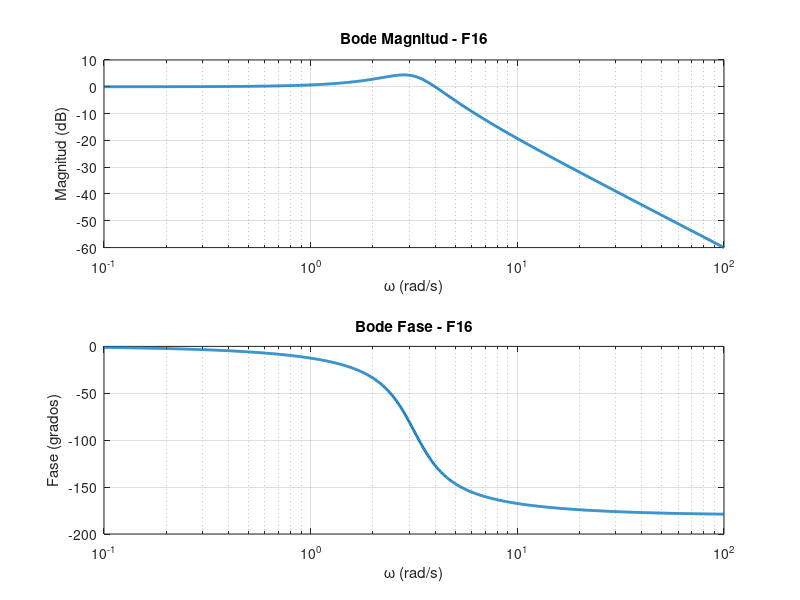

Write MATLAB code to recreate this figure.
clc;
clear;
close all;

% Numerador
num = [10];

% Denominador
den = [1 2 10];

% Frecuencias
w = logspace(-1,2,1000);

jw = 1j*w;

%% Evaluacion de G(jw)

G = 10 ./ ((jw.^2) + 2*jw + 10);

%% Magnitud y fase

mag = abs(G);

mag_dB = 20*log10(mag);

phase = angle(G)*180/pi;

%% DIAGRAMA DE BODE

figure;

subplot(2,1,1)

semilogx(w,mag_dB,'LineWidth',2);

grid on;

title('Bode Magnitud - F16');

xlabel('\omega (rad/s)');

ylabel('Magnitud (dB)');

subplot(2,1,2)

semilogx(w,phase,'LineWidth',2);

grid on;

title('Bode Fase - F16');

xlabel('\omega (rad/s)');

ylabel('Fase (grados)');
